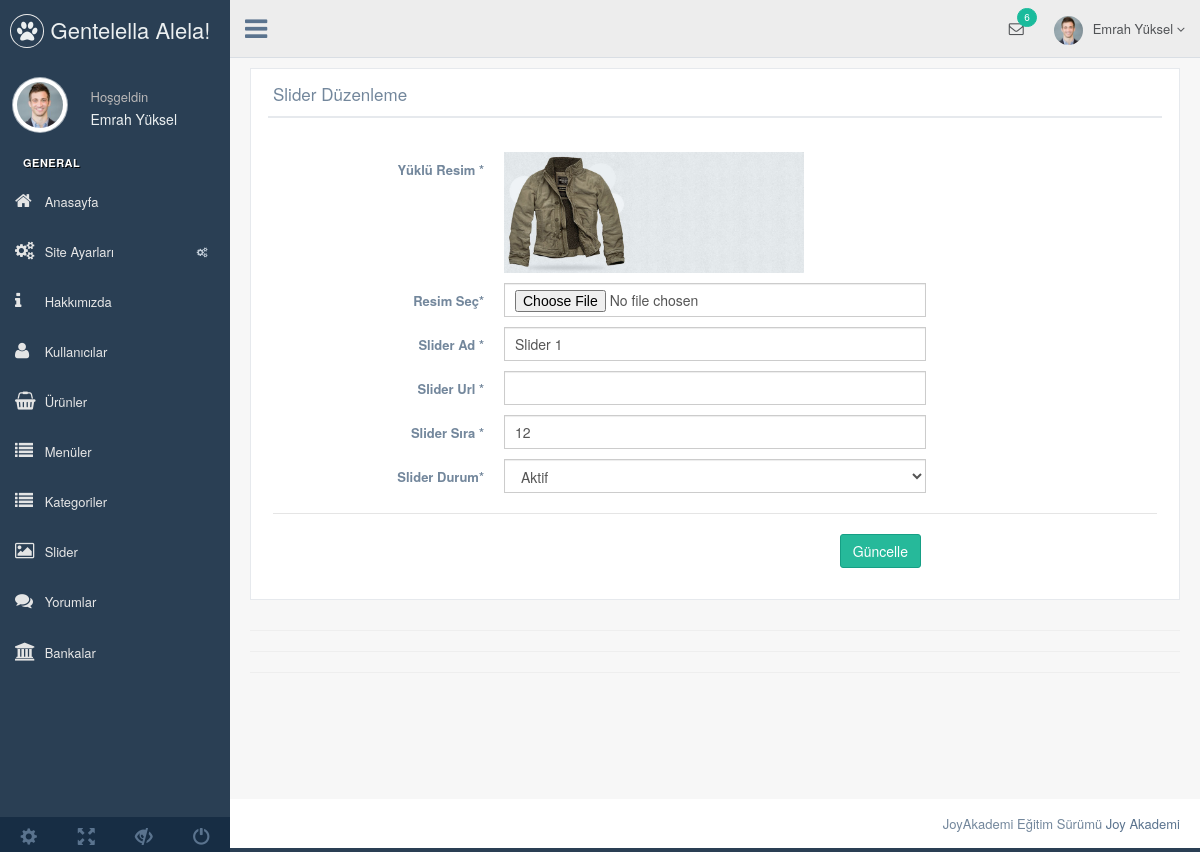
The app's page /nedmin/production/slider-duzenle.php?slider_id=2 (signed in) with its own data.
### tables this page shows
CREATE TABLE `kullanici` (
  `kullanici_id` int(11) NOT NULL,
  `kullanici_zaman` datetime NOT NULL DEFAULT CURRENT_TIMESTAMP,
  `kullanici_resim` varchar(250) NOT NULL,
  `kullanici_tc` varchar(50) NOT NULL,
  `kullanici_ad` varchar(50) NOT NULL,
  `kullanici_mail` varchar(100) NOT NULL,
  `kullanici_gsm` varchar(50) NOT NULL,
  `kullanici_password` varchar(50) NOT NULL,
  `kullanici_adsoyad` varchar(50) NOT NULL,
  `kullanici_adres` varchar(250) NOT NULL,
  `kullanici_il` varchar(100) NOT NULL,
  `kullanici_ilce` varchar(100) NOT NULL,
  `kullanici_unvan` varchar(100) NOT NULL,
  `kullanici_yetki` varchar(50) NOT NULL,
  `kullanici_durum` int(1) NOT NULL DEFAULT '1'
);

CREATE TABLE `slider` (
  `slider_id` int(11) NOT NULL,
  `slider_ad` varchar(100) NOT NULL,
  `slider_resimyol` varchar(250) NOT NULL,
  `slider_sira` int(2) NOT NULL,
  `slider_link` varchar(250) NOT NULL,
  `slider_durum` enum('0','1') NOT NULL DEFAULT '1'
);

### nedmin/production/slider-duzenle.php (the view, shortened to what this page needs)
<?php
include 'header.php';
$slidersor=$db->prepare("SELECT * FROM slider where slider_id=:id");
$slidersor->execute(array(
  'id' => $_GET['slider_id']
  ));
$slidercek=$slidersor->fetch(PDO::FETCH_ASSOC);
?>
<div class="right_col" role="main">
  <div class="">
    <div class="row">
      <div class="col-md-12 col-sm-12 col-xs-12">
        <div class="x_panel">
          <div class="x_title">
            <h2>Slider Düzenleme </h2>
            <div class="clearfix"></div>
          </div>
          <div class="x_content">
            <br />
            <form action="../netting/islem.php" method="POST" enctype="multipart/form-data" id="demo-form2" data-parsley-validate class="form-horizontal form-label-left">
              <div class="form-group">
                <label class="control-label col-md-3 col-sm-3 col-xs-12" for="first-name">Yüklü Resim <span class="required">*</span>
                </label>
                <div class="col-md-6 col-sm-6 col-xs-12">
                  <img width="300" src="../../<?php echo $slidercek['slider_resimyol']; ?>">
                </div>
              </div>
              <div class="form-group">
                <label class="control-label col-md-3 col-sm-3 col-xs-12" for="first-name">Resim Seç<span class="required">*</span>
                </label>
                <div class="col-md-6 col-sm-6 col-xs-12">
                  <input type="file" id="first-name"  name="slider_resimyol"  class="form-control col-md-7 col-xs-12">
                </div>
              </div>
              <div class="form-group">
                <label class="control-label col-md-3 col-sm-3 col-xs-12" for="first-name">Slider Ad <span class="required">*</span>
                </label>
                <div class="col-md-6 col-sm-6 col-xs-12">
                  <input type="text" id="first-name" name="slider_ad"  required="required" value="<?php echo $slidercek['slider_ad'] ?>" class="form-control col-md-7 col-xs-12">
                </div>
              </div>
              <div class="form-group">
                <label class="control-label col-md-3 col-sm-3 col-xs-12" for="first-name">Slider Url <span class="required">*</span>
                </label>
                <div class="col-md-6 col-sm-6 col-xs-12">
                  <input type="text" id="first-name" name="slider_link"   value="<?php echo $slidercek['slider_link'] ?>" class="form-control col-md-7 col-xs-12">
                </div>
              </div>
              <div class="form-group">
                <label class="control-label col-md-3 col-sm-3 col-xs-12" for="first-name">Slider Sıra <span class="required">*</span>
                </label>
                <div class="col-md-6 col-sm-6 col-xs-12">
                  <input type="text" id="first-name" name="slider_sira"  required="required" value="<?php echo $slidercek['slider_sira'] ?>"  class="form-control col-md-7 col-xs-12">
                </div>
              </div>
              <div class="form-group">
                <label class="control-label col-md-3 col-sm-3 col-xs-12" for="first-name">Slider Durum<span class="required">*</span>
                </label>
                <div class="col-md-6 col-sm-6 col-xs-12">
                 <select id="heard" class="form-control" name="slider_durum" required>
                  <option value="1" <?php echo $slidercek['slider_durum'] == '1' ? 'selected=""' : ''; ?>>Aktif</option>
                </select>
              </div>
            </div>
            <div class="ln_solid"></div>
            <div class="form-group">
              <div align="right" class="col-md-6 col-sm-6 col-xs-12 col-md-offset-3">
                <button type="submit" name="sliderduzenle" class="btn btn-success">Güncelle</button>
              </div>
            </div>
          </form>
        </div>
      </div>
    </div>
  </div>
  <hr>
  <hr>
  <hr>
</div>
</div>
<?php include 'footer.php'; ?>

### nedmin/production/header.php (shortened to what this page needs)
<?php
include '../netting/baglan.php';
$kullanicisor=$db->prepare("SELECT * FROM kullanici where kullanici_mail=:mail");
$kullanicisor->execute(array(
  'mail' => $_SESSION['kullanici_mail']
  ));
$kullanicicek=$kullanicisor->fetch(PDO::FETCH_ASSOC);
?>
<!DOCTYPE html>
<html lang="en">
<head>
  <link href="../vendors/bootstrap/dist/css/bootstrap.min.css" rel="stylesheet">
  <link href="../vendors/font-awesome/css/font-awesome.min.css" rel="stylesheet">
  <link href="../vendors/nprogress/nprogress.css" rel="stylesheet">
  <link href="../vendors/iCheck/skins/flat/green.css" rel="stylesheet">
  <link href="../vendors/datatables.net-bs/css/dataTables.bootstrap.min.css" rel="stylesheet">
  <link href="../vendors/datatables.net-buttons-bs/css/buttons.bootstrap.min.css" rel="stylesheet">
  <link href="../vendors/datatables.net-fixedheader-bs/css/fixedHeader.bootstrap.min.css" rel="stylesheet">
  <link href="../vendors/datatables.net-responsive-bs/css/responsive.bootstrap.min.css" rel="stylesheet">
  <link href="../vendors/datatables.net-scroller-bs/css/scroller.bootstrap.min.css" rel="stylesheet">
  <link href="../vendors/dropzone/dist/min/dropzone.min.css" rel="stylesheet">
  <link href="../build/css/custom.min.css" rel="stylesheet">
</head>
<body class="nav-md">
  <div class="container body">
    <div class="main_container">
      <div class="col-md-3 left_col">
        <div class="left_col scroll-view">
          <div class="navbar nav_title" style="border: 0;">
            <a href="index.html" class="site_title"><i class="fa fa-paw"></i> <span>Gentelella Alela!</span></a>
          </div>
          <div class="profile clearfix">
            <div class="profile_pic">
              <img src="images/img.jpg" alt="..." class="img-circle profile_img">
            </div>
            <div class="profile_info">
              <span>Hoşgeldin</span>
              <h2><?php echo $kullanicicek['kullanici_adsoyad'] ?></h2>
            </div>
          </div>
          <br />
          <div id="sidebar-menu" class="main_menu_side hidden-print main_menu">
            <div class="menu_section">
              <h3>General</h3>
              <ul class="nav side-menu">
                <li><a href="index.php"><i class="fa fa-home"></i> Anasayfa </a></li>
                <li><a><i class="fa fa-cogs"></i> Site Ayarları <span class="fa fa-cogs"></span></a>
             </li>
             <li><a href="hakkimizda.php"><i class="fa fa-info"></i> Hakkımızda </a></li>
             <li><a href="kullanici.php"><i class="fa fa-user"></i> Kullanıcılar </a></li>
             <li><a href="urun.php"><i class="fa fa-shopping-basket"></i> Ürünler </a></li>
             <li><a href="menu.php"><i class="fa fa-list"></i> Menüler </a></li>
             <li><a href="kategori.php"><i class="fa fa-list"></i> Kategoriler </a></li>
             <li><a href="slider.php"><i class="fa fa-image"></i> Slider </a></li>
             <li><a href="yorum.php"><i class="fa fa-comments"></i> Yorumlar </a></li>
             <li><a href="banka.php"><i class="fa fa-bank"></i> Bankalar </a></li>
           </ul>
         </div>
       </div>
       <div class="sidebar-footer hidden-small">
        <a data-toggle="tooltip" data-placement="top" title="Settings">
          <span class="glyphicon glyphicon-cog" aria-hidden="true"></span>
        </a>
        <a data-toggle="tooltip" data-placement="top" title="FullScreen">
          <span class="glyphicon glyphicon-fullscreen" aria-hidden="true"></span>
        </a>
        <a data-toggle="tooltip" data-placement="top" title="Lock">
          <span class="glyphicon glyphicon-eye-close" aria-hidden="true"></span>
        </a>
        <a data-toggle="tooltip" data-placement="top" title="Logout">
          <span class="glyphicon glyphicon-off" aria-hidden="true"></span>
        </a>
      </div>
    </div>
  </div>
  <div class="top_nav">
    <div class="nav_menu">
      <nav>
        <div class="nav toggle">
          <a id="menu_toggle"><i class="fa fa-bars"></i></a>
        </div>
        <ul class="nav navbar-nav navbar-right">
          <li class="">
            <a href="javascript:;" class="user-profile dropdown-toggle" data-toggle="dropdown" aria-expanded="false">
              <img src="images/img.jpg" alt=""><?php echo $kullanicicek['kullanici_adsoyad'] ?>
              <span class=" fa fa-angle-down"></span>
            </a>
          </li>
          <li role="presentation" class="dropdown">
            <a href="javascript:;" class="dropdown-toggle info-number" data-toggle="dropdown" aria-expanded="false">
              <i class="fa fa-envelope-o"></i>
              <span class="badge bg-green">6</span>
            </a>
          </li>
        </ul>
      </nav>
    </div>
  </div>

### records on screen
kullanici: kullanici_adsoyad "Emrah Yüksel"
slider: slider_resimyol (picture), slider_ad "Slider 1", slider_sira "12", slider_durum "Aktif"
